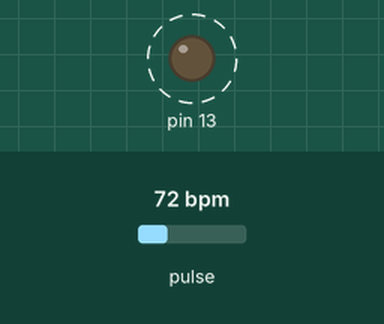
Recording of a sketch running on a simulated Arduino Uno, built with avr-gcc and run on an emulated ATmega328P. Parts: output pins drawn as LEDs (lit = HIGH). Dashed ring = blinking. The inputs (shaded band) are chosen by the test bench; at power-on: pulse 72 bpm. What the sketch prints to the serial monitor is not drawn.

Above: at 1.2 s.
1.3 s: pulse set to 42 bpm
At 3.0 s:
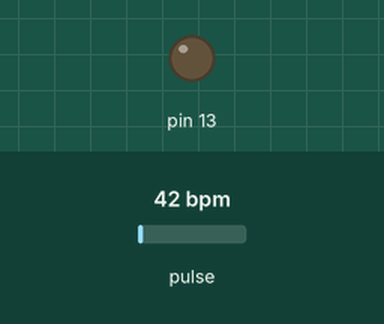
3.7 s: pulse set to 100 bpm
At 4.39 s:
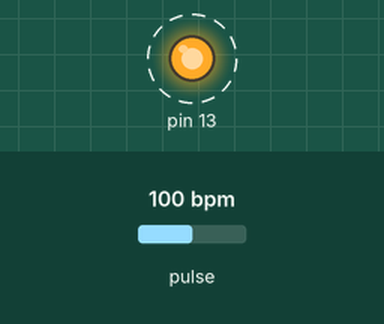
Timing chart, 0 to 12.7 s (numbered marks = the images above; inputs shaded):
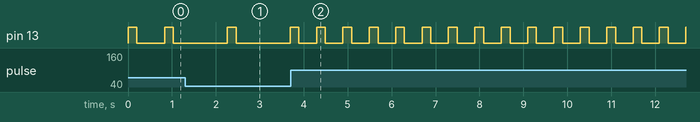

Measured:
- after the input at 3.7 s, pin 13: alternates HIGH for 0.20 s and LOW for 0.40 s, starting after 0.59 s

The sketch:

HeartPulse.ino
```cpp
#include <PulseSensorPlayground.h> // Includes the PulseSensorPlayground Library.

const int PulseWire = A0;  // PulseSensor PURPLE WIRE connected to ANALOG PIN 0
const int LED13 = 13;      // The on-board Arduino LED, close to PIN 13.
int Threshold = 410;       // Determine which Signal to "count as a beat" and which to ignore.

PulseSensorPlayground pulseSensor;  // Creates an instance of the PulseSensorPlayground object called "pulseSensor"

void setup() {
  // Initialize serial communication at 9600 bits per second:
  Serial.begin(9600);

  // Configure the PulseSensor object:
  pulseSensor.analogInput(PulseWire);
  pulseSensor.blinkOnPulse(LED13); // Automatically blink Arduino's LED with heartbeat.
  pulseSensor.setThreshold(Threshold);

  if (pulseSensor.begin()) {
    Serial.println("We created a pulseSensor Object!"); // This prints one time at Arduino power-up, or on Arduino reset.
  }
}

void loop() {
  int myBPM = pulseSensor.getBeatsPerMinute(); // Calls function on our pulseSensor object that returns BPM as an "int".

  if (pulseSensor.sawStartOfBeat()) { // Constantly test to see if "a beat happened".
    Serial.println("♥  A HeartBeat Happened! "); // If test is "true", print a message "a heartbeat happened".
    Serial.print("BPM: "); // Print phrase "BPM: "
    Serial.println(myBPM); // Print the value inside of myBPM.
  }

  //delay(20); // Wait for 20 milliseconds.
}
```
